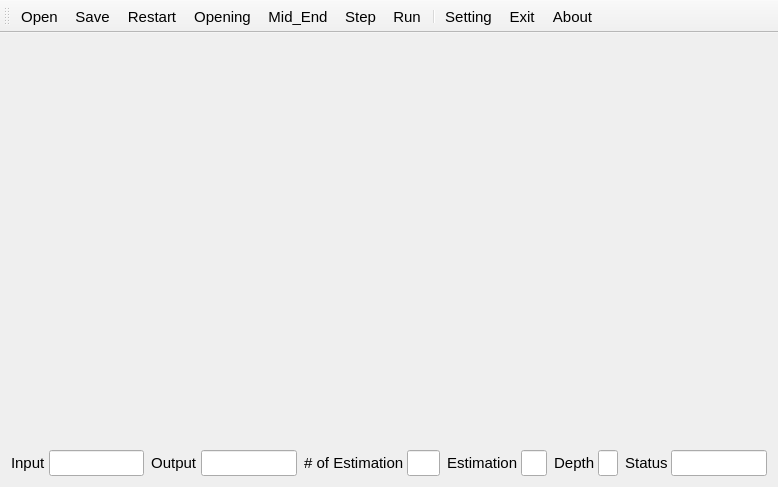
<?xml version="1.0" encoding="UTF-8"?>
<ui version="4.0">
 <class>MainWndClass</class>
 <widget class="QMainWindow" name="MainWndClass">
  <property name="geometry">
   <rect>
    <x>0</x>
    <y>0</y>
    <width>778</width>
    <height>487</height>
   </rect>
  </property>
  <property name="font">
   <font>
    <pointsize>11</pointsize>
   </font>
  </property>
  <property name="windowTitle">
   <string>MinMaxOpening</string>
  </property>
  <property name="windowIcon">
   <iconset resource="MainWnd.qrc">
    <normaloff>:/MainWnd/Images/Morris.png</normaloff>:/MainWnd/Images/Morris.png</iconset>
  </property>
  <widget class="QWidget" name="centralWidget">
   <layout class="QVBoxLayout" name="verticalLayout">
    <item>
     <widget class="BoardView" name="boardView" native="true">
      <property name="sizePolicy">
       <sizepolicy hsizetype="Preferred" vsizetype="Expanding">
        <horstretch>0</horstretch>
        <verstretch>0</verstretch>
       </sizepolicy>
      </property>
     </widget>
    </item>
    <item>
     <layout class="QHBoxLayout" name="horizontalLayout">
      <property name="spacing">
       <number>3</number>
      </property>
      <item>
       <widget class="QLabel" name="labelInput">
        <property name="text">
         <string>Input</string>
        </property>
       </widget>
      </item>
      <item>
       <widget class="QLineEdit" name="leInput"/>
      </item>
      <item>
       <widget class="QLabel" name="labelOutput">
        <property name="text">
         <string> Output</string>
        </property>
       </widget>
      </item>
      <item>
       <widget class="QLineEdit" name="leOutput">
        <property name="readOnly">
         <bool>true</bool>
        </property>
       </widget>
      </item>
      <item>
       <widget class="QLabel" name="labelEstimationCount">
        <property name="text">
         <string> # of Estimation</string>
        </property>
       </widget>
      </item>
      <item>
       <widget class="QLineEdit" name="leEstimationCount">
        <property name="maximumSize">
         <size>
          <width>80</width>
          <height>16777215</height>
         </size>
        </property>
        <property name="readOnly">
         <bool>true</bool>
        </property>
       </widget>
      </item>
      <item>
       <widget class="QLabel" name="labelEstimation">
        <property name="text">
         <string> Estimation</string>
        </property>
       </widget>
      </item>
      <item>
       <widget class="QLineEdit" name="leEstimation">
        <property name="maximumSize">
         <size>
          <width>50</width>
          <height>16777215</height>
         </size>
        </property>
        <property name="readOnly">
         <bool>true</bool>
        </property>
       </widget>
      </item>
      <item>
       <widget class="QLabel" name="label">
        <property name="text">
         <string> Depth</string>
        </property>
       </widget>
      </item>
      <item>
       <widget class="QLineEdit" name="leDepth">
        <property name="maximumSize">
         <size>
          <width>20</width>
          <height>16777215</height>
         </size>
        </property>
        <property name="readOnly">
         <bool>true</bool>
        </property>
       </widget>
      </item>
      <item>
       <widget class="QLabel" name="labelStatus">
        <property name="text">
         <string> Status</string>
        </property>
       </widget>
      </item>
      <item>
       <widget class="QLineEdit" name="leStatus"/>
      </item>
     </layout>
    </item>
   </layout>
  </widget>
  <widget class="QToolBar" name="mainToolBar">
   <property name="windowTitle">
    <string>Tool bar</string>
   </property>
   <property name="iconSize">
    <size>
     <width>48</width>
     <height>32</height>
    </size>
   </property>
   <property name="toolButtonStyle">
    <enum>Qt::ToolButtonTextUnderIcon</enum>
   </property>
   <attribute name="toolBarArea">
    <enum>TopToolBarArea</enum>
   </attribute>
   <attribute name="toolBarBreak">
    <bool>false</bool>
   </attribute>
   <addaction name="actionOpen"/>
   <addaction name="actionSave"/>
   <addaction name="actionRestart"/>
   <addaction name="actionOpening"/>
   <addaction name="actionGame"/>
   <addaction name="actionStep"/>
   <addaction name="actionRun"/>
   <addaction name="separator"/>
   <addaction name="actionSetting"/>
   <addaction name="actionExit"/>
   <addaction name="actionAbout"/>
  </widget>
  <action name="actionOpen">
   <property name="icon">
    <iconset resource="MainWnd.qrc">
     <normaloff>:/MainWnd/Images/open.png</normaloff>:/MainWnd/Images/open.png</iconset>
   </property>
   <property name="text">
    <string>Open</string>
   </property>
  </action>
  <action name="actionSave">
   <property name="icon">
    <iconset resource="MainWnd.qrc">
     <normaloff>:/MainWnd/Images/save.png</normaloff>:/MainWnd/Images/save.png</iconset>
   </property>
   <property name="text">
    <string>Save</string>
   </property>
  </action>
  <action name="actionExit">
   <property name="icon">
    <iconset resource="MainWnd.qrc">
     <normaloff>:/MainWnd/Images/exit.png</normaloff>:/MainWnd/Images/exit.png</iconset>
   </property>
   <property name="text">
    <string>Exit</string>
   </property>
  </action>
  <action name="actionOpening">
   <property name="icon">
    <iconset resource="MainWnd.qrc">
     <normaloff>:/MainWnd/Images/opening.png</normaloff>:/MainWnd/Images/opening.png</iconset>
   </property>
   <property name="text">
    <string>Opening</string>
   </property>
  </action>
  <action name="actionGame">
   <property name="icon">
    <iconset resource="MainWnd.qrc">
     <normaloff>:/MainWnd/Images/checkered_flag.png</normaloff>:/MainWnd/Images/checkered_flag.png</iconset>
   </property>
   <property name="text">
    <string>Mid_End</string>
   </property>
  </action>
  <action name="actionSetting">
   <property name="icon">
    <iconset resource="MainWnd.qrc">
     <normaloff>:/MainWnd/Images/setting.png</normaloff>:/MainWnd/Images/setting.png</iconset>
   </property>
   <property name="text">
    <string>Setting</string>
   </property>
  </action>
  <action name="actionAbout">
   <property name="icon">
    <iconset resource="MainWnd.qrc">
     <normaloff>:/MainWnd/Images/question.png</normaloff>:/MainWnd/Images/question.png</iconset>
   </property>
   <property name="text">
    <string>About</string>
   </property>
  </action>
  <action name="actionStep">
   <property name="icon">
    <iconset resource="MainWnd.qrc">
     <normaloff>:/MainWnd/Images/step.png</normaloff>:/MainWnd/Images/step.png</iconset>
   </property>
   <property name="text">
    <string>Step</string>
   </property>
  </action>
  <action name="actionRun">
   <property name="icon">
    <iconset resource="MainWnd.qrc">
     <normaloff>:/MainWnd/Images/run.png</normaloff>:/MainWnd/Images/run.png</iconset>
   </property>
   <property name="text">
    <string>Run</string>
   </property>
  </action>
  <action name="actionRestart">
   <property name="icon">
    <iconset resource="MainWnd.qrc">
     <normaloff>:/MainWnd/Images/restart.png</normaloff>:/MainWnd/Images/restart.png</iconset>
   </property>
   <property name="text">
    <string>Restart</string>
   </property>
  </action>
 </widget>
 <layoutdefault spacing="6" margin="11"/>
 <customwidgets>
  <customwidget>
   <class>BoardView</class>
   <extends>QWidget</extends>
   <header>BoardView.h</header>
   <container>1</container>
  </customwidget>
 </customwidgets>
 <resources>
  <include location="MainWnd.qrc"/>
 </resources>
 <connections>
  <connection>
   <sender>actionExit</sender>
   <signal>triggered()</signal>
   <receiver>MainWndClass</receiver>
   <slot>close()</slot>
   <hints>
    <hint type="sourcelabel">
     <x>-1</x>
     <y>-1</y>
    </hint>
    <hint type="destinationlabel">
     <x>378</x>
     <y>225</y>
    </hint>
   </hints>
  </connection>
 </connections>
</ui>
